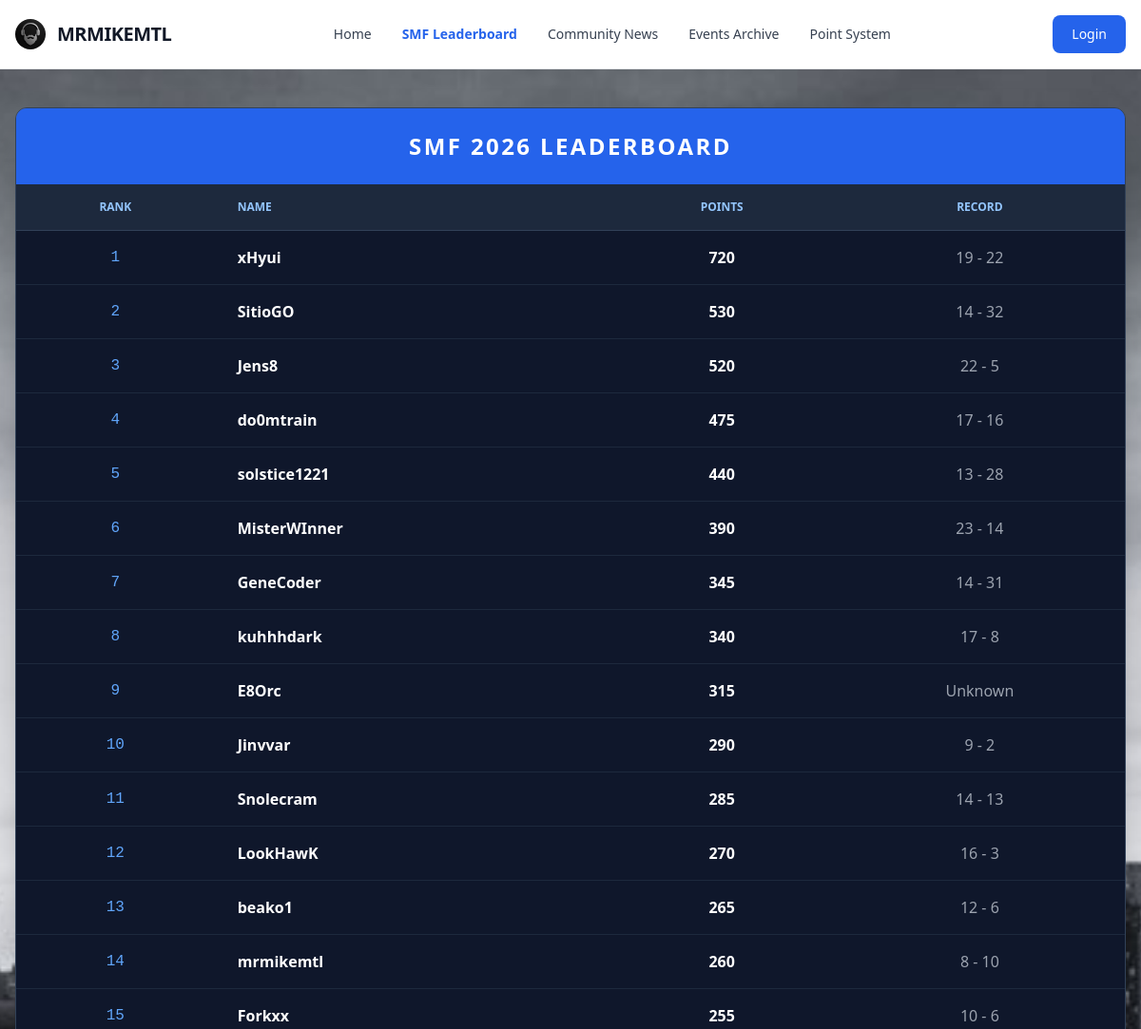
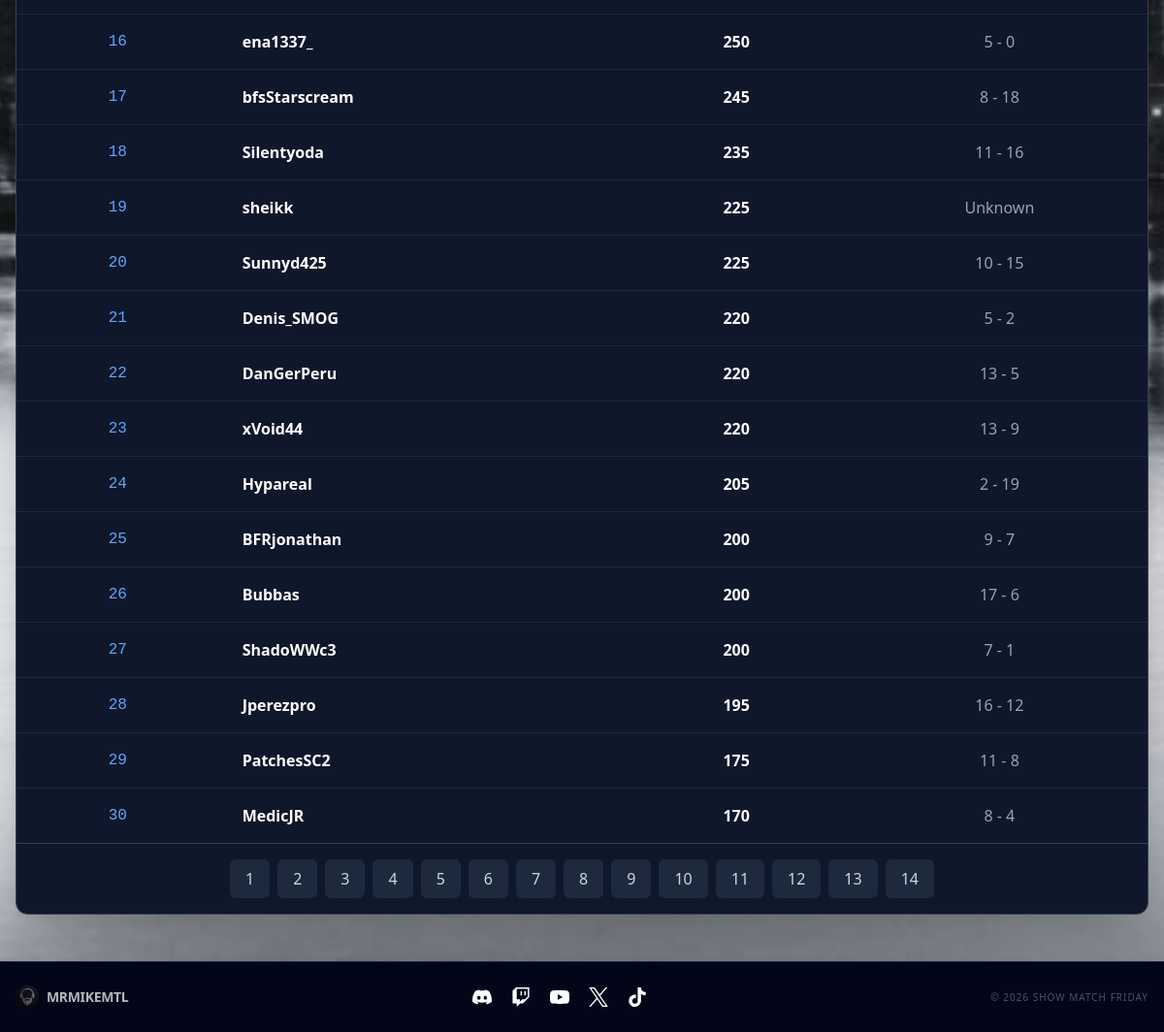
The app's page /leaderboard with its own data (2 pictures, top to bottom).
### tables this page shows
CREATE TABLE participants2026 (id INTEGER PRIMARY KEY, name varchar(255), total_points INTEGER, user_id INTEGER);

### web/app.py (the view)
@app.route("/leaderboard")
def leaderboard():
    raw_data = dbsession.exec_driver_sql("SELECT name, total_points, user_id from participants2026 ORDER BY total_points desc;").all()
    data = []
    page_size = 30
    total = len(raw_data)
    total_pages = max(1, round(total / page_size))
    page = request.args.get("page", type=int) or 1
    starting_spot = (page - 1) * page_size + 1
    i = 1
    for record in raw_data:
        if i >= starting_spot and len(data) < page_size:
            if record is not None:
                if record.user_id is not None:
                    db_data_1 = dbsession.exec_driver_sql(f"SELECT participant_1_points, participant_2_points FROM tournament_matches2026 WHERE participant_1_id = {record.user_id};").all()
                    db_data_2 = dbsession.exec_driver_sql(f"SELECT participant_1_points, participant_2_points FROM tournament_matches2026 WHERE participant_2_id = {record.user_id};").all()
                    wins, losses = 0, 0
                    for w in db_data_1:
                        wins += w.participant_1_points
                        losses += w.participant_2_points
                    for n in db_data_2:
                        wins += n.participant_2_points
                        losses += n.participant_1_points
                    data.append({
                        "rank": i,
                        "name": record.name,
                        "total_points": record.total_points,
                        "record": f"{wins} - {losses}"
                    })
                else:
                    data.append({
                        "rank": i,
                        "name": record.name,
                        "total_points": record.total_points,
                        "record": "Unknown"
                    })
        i += 1
    pages = list(range(1, total_pages + 1))
    return render_template("leaderboard.html", data=data, pages=pages)

### web/templates/leaderboard.html
{% extends "base.html" %}
{% block content %}
<div class="overflow-x-auto shadow-2xl rounded-xl border border-slate-700">
    <table class="w-full text-left text-white bg-slate-900">
        <caption class="p-6 text-2xl font-extrabold text-center bg-blue-600 uppercase tracking-widest">
            SMF 2026 Leaderboard
        </caption>
        <thead class="text-xs text-blue-300 uppercase bg-slate-800">
            <tr>
                <th class="px-6 py-4 border-b border-slate-700 text-center">Rank</th>
                <th class="px-6 py-4 border-b border-slate-700">Name</th>
                <th class="px-6 py-4 border-b border-slate-700 text-center">Points</th>
                <th class="px-6 py-4 border-b border-slate-700 text-center">Record</th>
            </tr>
        </thead>
        <tbody class="divide-y divide-slate-800">
            {% for row in data %}
            <tr class="hover:bg-blue-900/20 transition-colors duration-200">
                <td class="px-6 py-4 text-center font-mono text-blue-400">{{ row.rank }}</td>
                <td class="px-6 py-4 font-semibold">{{ row.name }}</td>
                <td class="px-6 py-4 text-center font-bold">{{ row.total_points }}</td>
                <td class="px-6 py-4 text-center text-gray-400">{{ row.record }}</td>
            </tr>
            {% endfor %}
        </tbody>
    </table>
    <div class="flex justify-center items-center bg-slate-900 py-4 gap-2 border-t border-slate-700">
        {% for page in pages %}
            <a href="/leaderboard?page={{ page }}" class="px-4 py-2 rounded-md {% if request.args.get('page') == page|string %}bg-blue-600 text-white{% else %}bg-slate-800 text-gray-300 hover:bg-slate-700{% endif %} transition-all">
                {{ page }}
            </a>
        {% endfor %}
    </div>
</div>
{% endblock %}

### records on screen
participants2026: rank "1", name "xHyui", total_points "720", record "19 - 22"
participants2026: rank "2", name "SitioGO", total_points "530", record "14 - 32"
participants2026: rank "3", name "Jens8", total_points "520", record "22 - 5"
participants2026: rank "4", name "do0mtrain", total_points "475", record "17 - 16"
participants2026: rank "5", name "solstice1221", total_points "440", record "13 - 28"
participants2026: rank "6", name "MisterWInner", total_points "390", record "23 - 14"
participants2026: rank "7", name "GeneCoder", total_points "345", record "14 - 31"
participants2026: rank "8", name "kuhhhdark", total_points "340", record "17 - 8"
participants2026: rank "9", name "E8Orc", total_points "315", record "Unknown"
participants2026: rank "10", name "Jinvvar", total_points "290", record "9 - 2"
participants2026: rank "11", name "Snolecram", total_points "285", record "14 - 13"
participants2026: rank "12", name "LookHawK", total_points "270", record "16 - 3"
participants2026: rank "13", name "beako1", total_points "265", record "12 - 6"
participants2026: rank "14", name "mrmikemtl", total_points "260", record "8 - 10"
participants2026: rank "15", name "Forkxx", total_points "255", record "10 - 6"
participants2026: rank "16", name "ena1337_", total_points "250", record "5 - 0"
participants2026: rank "17", name "bfsStarscream", total_points "245", record "8 - 18"
participants2026: rank "18", name "Silentyoda", total_points "235", record "11 - 16"
participants2026: rank "19", name "sheikk", total_points "225", record "Unknown"
participants2026: rank "20", name "Sunnyd425", total_points "225", record "10 - 15"
participants2026: rank "21", name "Denis_SMOG", total_points "220", record "5 - 2"
participants2026: rank "22", name "DanGerPeru", total_points "220", record "13 - 5"
participants2026: rank "23", name "xVoid44", total_points "220", record "13 - 9"
participants2026: rank "24", name "Hypareal", total_points "205", record "2 - 19"
participants2026: rank "25", name "BFRjonathan", total_points "200", record "9 - 7"
participants2026: rank "26", name "Bubbas", total_points "200", record "17 - 6"
participants2026: rank "27", name "ShadoWWc3", total_points "200", record "7 - 1"
participants2026: rank "28", name "Jperezpro", total_points "195", record "16 - 12"
participants2026: rank "29", name "PatchesSC2", total_points "175", record "11 - 8"
participants2026: rank "30", name "MedicJR", total_points "170", record "8 - 4"

### other values on screen
{{ page }} "1" "2" "3" "4" "5" "6" "7" "8" "9" "10" "11" "12" "13" "14"
